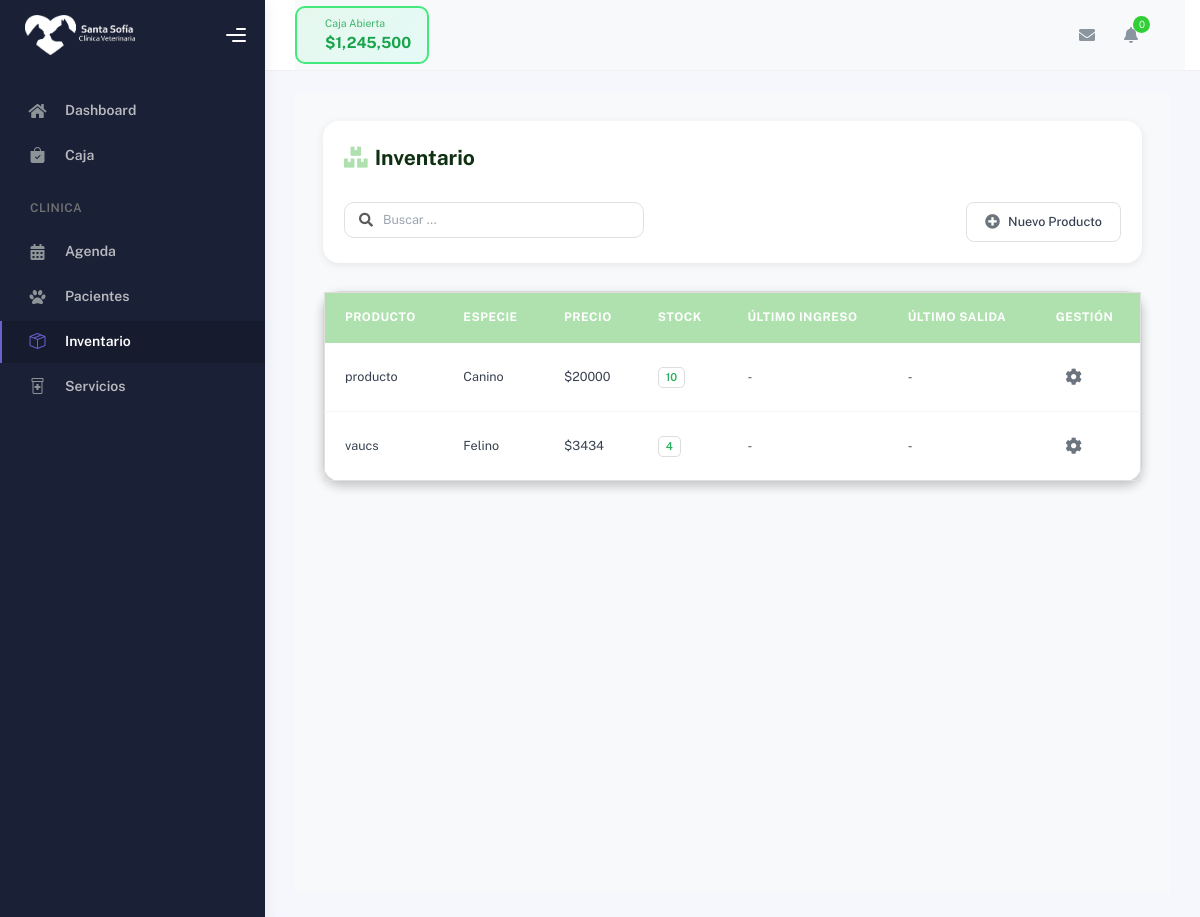
Before: /hospital/inventario/ with the older database file.
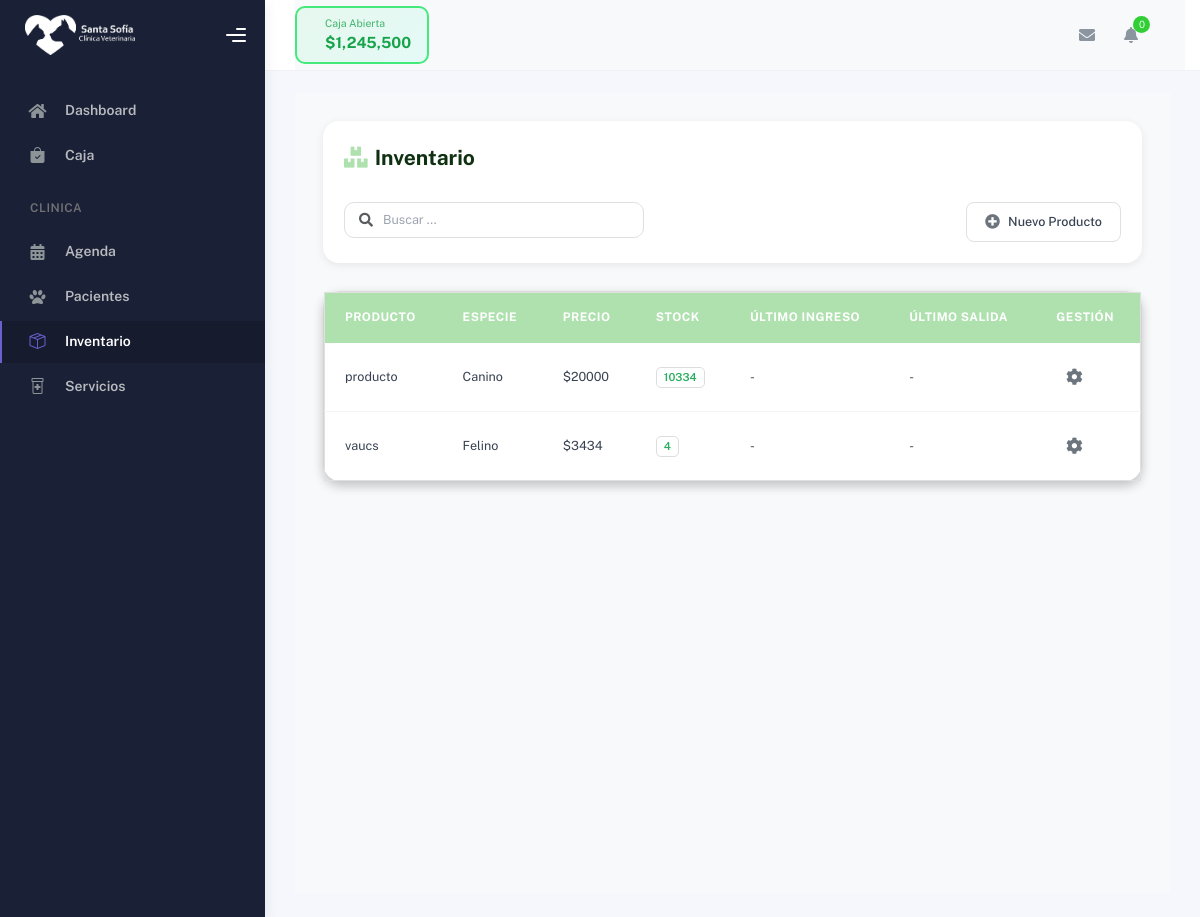
After: the same page with the newer database file.
### hospital/models.py (models this page shows, shortened)
class Insumo(models.Model):
    TIPO_MOVIMIENTO_CHOICES = [
        ('entrada', 'Entrada de Stock'),
        ('venta', 'Venta'),
        ('consulta', 'Uso en Consulta'),
        ('hospitalizacion', 'Uso en Hospitalización'),
        ('ajuste_manual', 'Ajuste Manual'),
        ('devolucion', 'Devolución'),
        ('registro_inicial', 'Registro Inicial'),
    ]
    idInventario = models.AutoField(primary_key=True)
    medicamento = models.CharField(max_length=200)
    sku = models.CharField(max_length=100, blank=True, null=True)
    especie = models.CharField(max_length=50, blank=True, null=True)
    descripcion = models.TextField(blank=True, null=True)
    ml_contenedor = models.DecimalField(max_digits=10, decimal_places=2, null=True, blank=True, verbose_name="ML en Contenedor")
    tipo = models.CharField(max_length=50, null=True, blank=True, verbose_name="Tipo de Producto")
    precio_venta = models.FloatField(default=0)
    stock_actual = models.IntegerField(default=0)
    precauciones = models.TextField(blank=True, null=True)
    contraindicaciones = models.TextField(blank=True, null=True)
    efectos_adversos = models.TextField(blank=True, null=True)
    dosis_ml = models.FloatField(blank=True, null=True)
    peso_kg = models.FloatField(blank=True, null=True)
    fecha_creacion = models.DateTimeField(default=timezone.now, verbose_name="Fecha de Registro")
    ultimo_ingreso = models.DateTimeField(null=True, blank=True)
    ultimo_movimiento = models.DateTimeField(null=True, blank=True)
    tipo_ultimo_movimiento = models.CharField(
        max_length=20,
        choices=TIPO_MOVIMIENTO_CHOICES,
        null=True,
        blank=True
    )
    usuario_ultimo_movimiento = models.ForeignKey(
        settings.AUTH_USER_MODEL,
        on_delete=models.SET_NULL,
        null=True,
        blank=True,
        related_name='movimientos_insumos'
    )
    class Meta:
        db_table = "Insumo"
        ordering = ["medicamento"]

### hospital/views.py (the view)
# urls.py: path('inventario/', views.inventario, name='inventario'),
def inventario(request):
    insumos = Insumo.objects.all()
    return render(request, 'inventario/inventario.html', {'insumos': insumos})

### hospital/templates/inventario/inventario.html (shortened to what this page needs)
{% extends "partials/base_table.html" %}
{% load static %}
{% block extra_css %}
<link rel="stylesheet" href="{% static 'css/style_inventario.css' %}" type="text/css" media="all">
{% endblock %}
{% block table_title %}
<i class="fas fa-boxes"></i> Inventario
{% endblock %}
{% block table_buttons %}
<button type="button" onclick="abrirModalNuevoProducto()">
    <i class="fas fa-plus-circle"></i> Nuevo Producto
</button>
{% endblock %}
{% block table_columns %}
<th>Producto</th>
<th>Especie</th>
<th>Precio</th>
<th>Stock</th>
<th>Último Ingreso</th>
<th>Último Salida</th>
<th>Gestión</th>
{% endblock %}
{% block table_rows %}
{% for insumo in insumos %}
<tr data-id="{{ insumo.idInventario }}" data-especie="{{ insumo.especie|default_if_none:'' }}"
    data-tipo="{{ insumo.tipo|default_if_none:'' }}" data-stock="ok"
    data-dosis-ml="{{ insumo.dosis_ml|default_if_none:'' }}" data-peso-kg="{{ insumo.peso_kg|default_if_none:'' }}"
    data-ml-contenedor="{{ insumo.ml_contenedor|default_if_none:'' }}">
    <td>{{ insumo.medicamento }}</td>
    <td>{{ insumo.especie }}</td>
    <td>${{ insumo.precio_venta|floatformat:0 }}</td>
    <td><span class="badge stock-ok">{{ insumo.stock_actual }}</span></td>
    <td>-</td>
    <td>-</td>
    <td>
        <div class="manage-wheel">
            <button type="button" onclick="toggleWheel(this)">
                <i class="fas fa-cog"></i>
            </button>
        </div>
    </td>
</tr>
{% empty %}
<tr>
    <td colspan="7">No hay productos en inventario.</td>
</tr>
{% endfor %}
{% endblock %}

Changed rows visible on the page:
changed Insumo "producto": stock_actual "10" → "10334"
